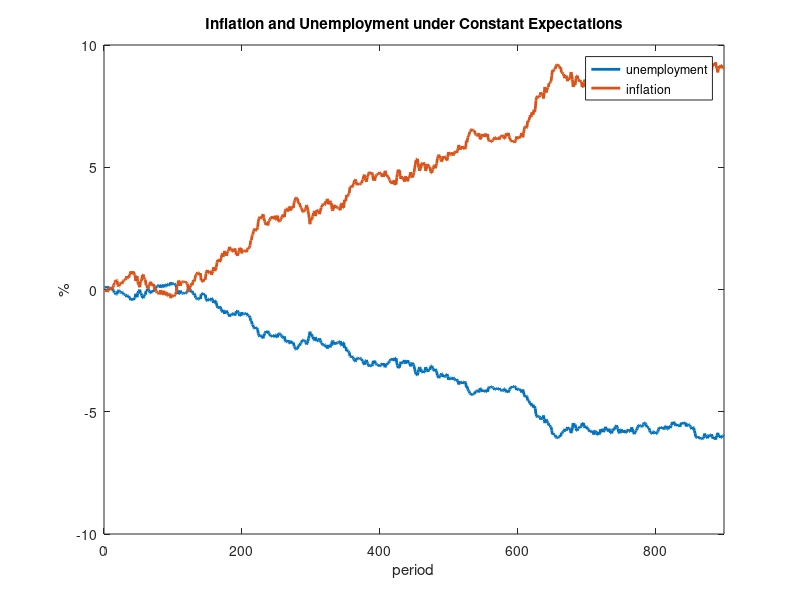
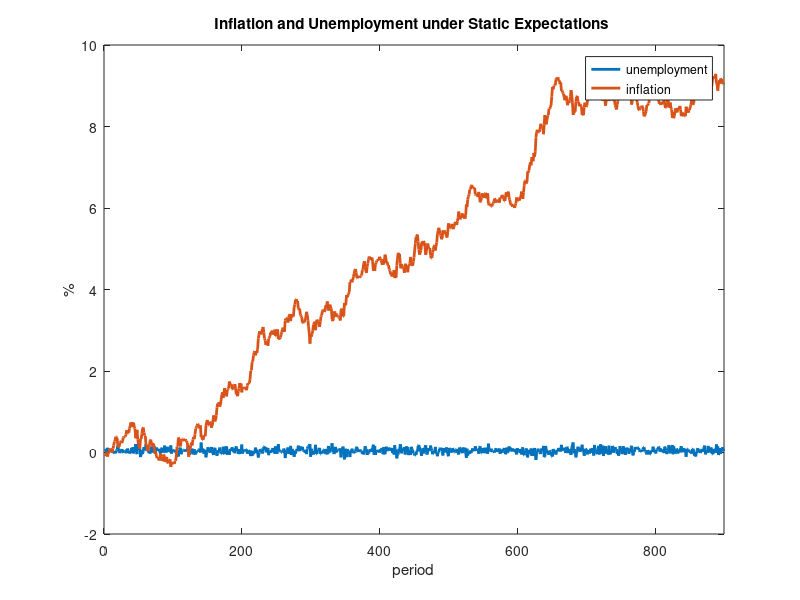
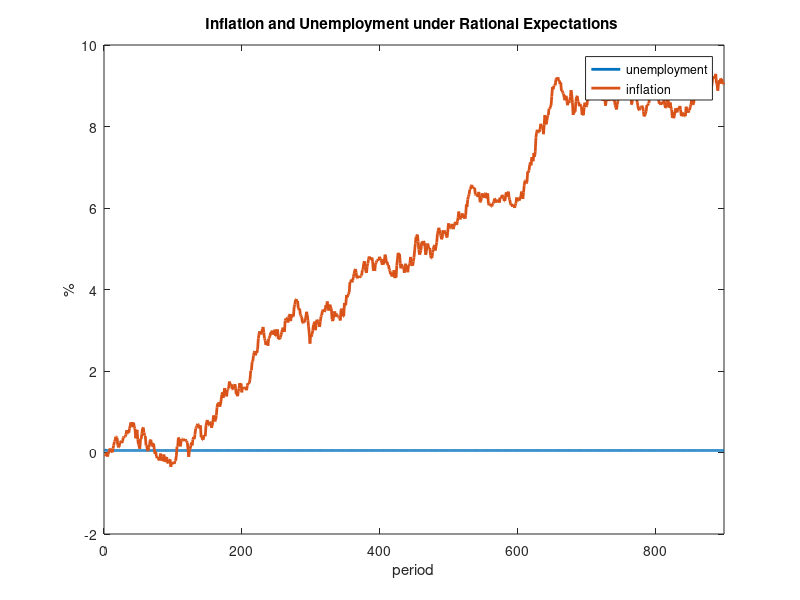

Write the MATLAB code that produced these figures, in order.
erandom=sqrt(0.01)*randn(1000,1)
for i=101:1000
   e(i-100)=erandom(i)
end



%constant expectations
a=1.5
un=0.05
m=0
for t=1:1:900
    pe(t)=0.01
end

for t=1:1:900
if t<10
  if t==1
   p(t)=m+0+e(t)

   u(t)=pe(t)/a-p(t)/a+un

  
  else
      p(t)=m+p(t-1)+e(t)

      u(t)=pe(t)/a-p(t)/a+un

     
  end

else 
    m=0.005
  p(t)=m+p(t-1)+e(t)

  u(t)=pe(t)/a-p(t)/a+un

  p(t)=m+p(t-1)+e(t)
end
end

t=1:1:900

f6=figure(6);
p1=plot(t,u(t),'LineWidth',2);
hold on

p2=plot(t,p(t),'LineWidth',2);
hold on
legend([p1 p2],{'unemployment','inflation'})
xlim([0 900])
title("Inflation and Unemployment under Constant Expectations")

xlabel("period")
ylabel("%")
%Static expectations 






for t=1:1:900
if t<10
    m=0
  if t==1
   p(t)=m+0+e(t)
   pe(t)=m

   u(t)=pe(t)/a-p(t)/a+un

  
  else
      p(t)=m+p(t-1)+e(t)
      
      pe(t)=p(t-1)

      u(t)=pe(t)/a-p(t)/a+un

     
  end

else

  m=0.005
  p(t)=m+p(t-1)+e(t)
  pe(t)=p(t-1)
  u(t)=pe(t)/a-p(t)/a+un
  

end
end

t=1:1:900

f7=figure(7);
p3=plot(t,u(t),'LineWidth',2);
hold on

p4=plot(t,p(t),'LineWidth',2);
hold on
legend([p3 p4],{'unemployment','inflation'})
xlim([0 900])
title("Inflation and Unemployment under Static Expectations ")

xlabel("period")
ylabel("%")

% Rational expectations 





for t=1:1:900
if t<10
    m=0
  if t==1
   p(t)=m+0+e(t)
   pe(t)=m

   u(t)=pe(t)/a-p(t)/a+un

  
  else
      p(t)=m+p(t-1)+e(t)
      
      pe(t)=p(t)

      u(t)=pe(t)/a-p(t)/a+un

     
  end

else 
    m=0.005
  p(t)=m+p(t-1)+e(t)
  pe(t)=p(t)
  u(t)=pe(t)/a-p(t)/a+un

end
end


t=1:1:900

f8=figure(8);
p5=plot(t,u(t),'LineWidth',2);
hold on

p6=plot(t,p(t),'LineWidth',2);
hold on
legend([p5 p6],{'unemployment','inflation'})
xlim([0 900])
title("Inflation and Unemployment under Rational Expectations ")

xlabel("period")
ylabel("%")